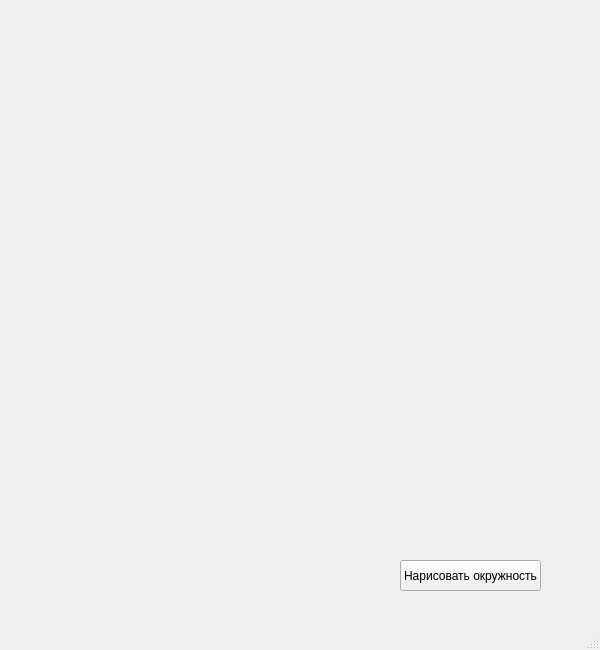
<?xml version="1.0" encoding="UTF-8"?>
<ui version="4.0">
 <class>MainWindow</class>
 <widget class="QMainWindow" name="MainWindow">
  <property name="geometry">
   <rect>
    <x>0</x>
    <y>0</y>
    <width>600</width>
    <height>650</height>
   </rect>
  </property>
  <property name="windowTitle">
   <string>Желтые окружности</string>
  </property>
  <widget class="QWidget" name="centralwidget">
   <widget class="QPushButton" name="pushButton">
    <property name="geometry">
     <rect>
      <x>400</x>
      <y>560</y>
      <width>141</width>
      <height>31</height>
     </rect>
    </property>
    <property name="text">
     <string>Нарисовать окружность</string>
    </property>
   </widget>
  </widget>
  <widget class="QMenuBar" name="menubar">
   <property name="geometry">
    <rect>
     <x>0</x>
     <y>0</y>
     <width>600</width>
     <height>21</height>
    </rect>
   </property>
  </widget>
  <widget class="QStatusBar" name="statusbar"/>
 </widget>
 <resources/>
 <connections/>
</ui>
